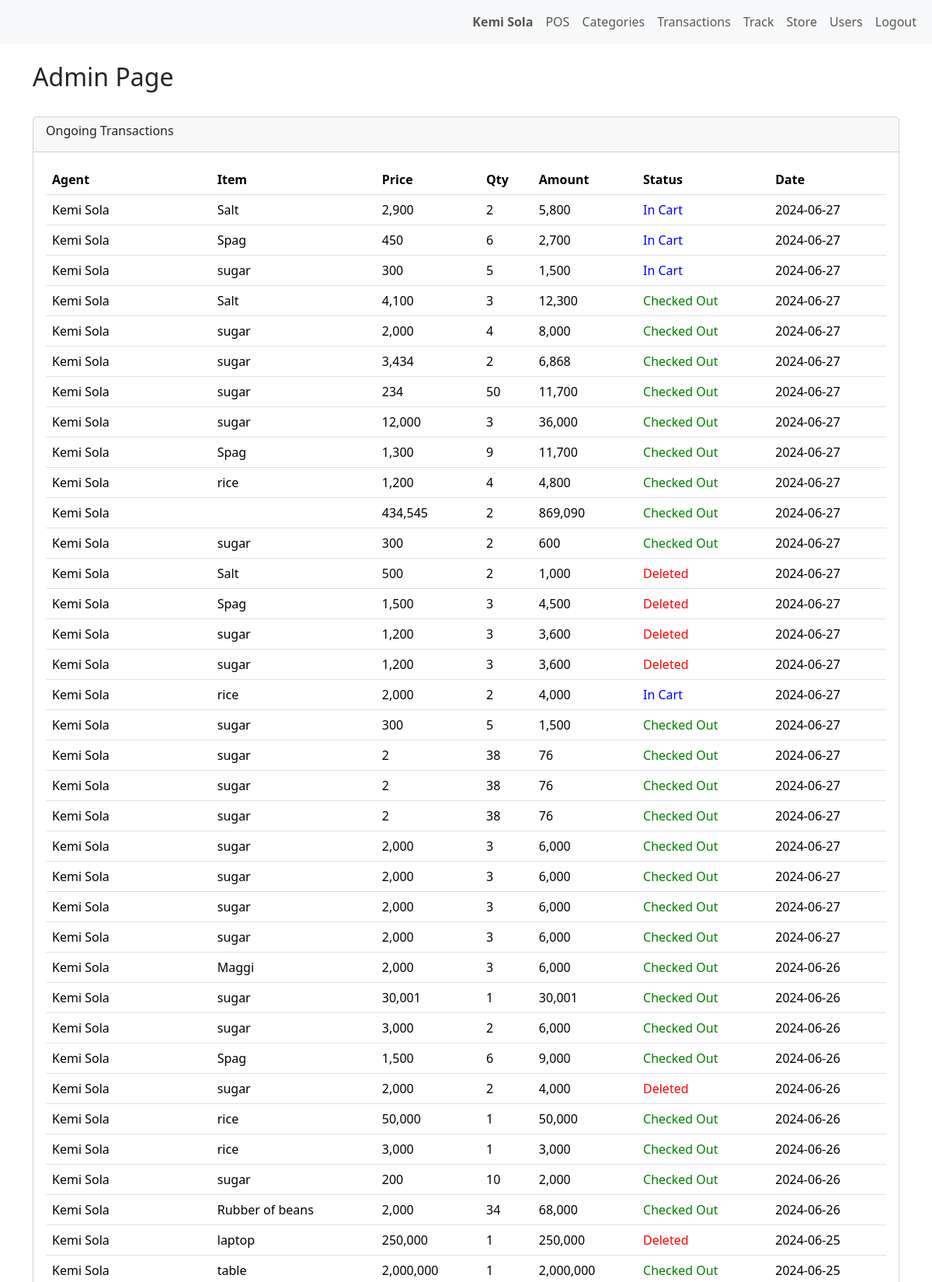
Screenshot of /admin.php (signed in, upper part) with the database file from the repository.
### tables this page shows
CREATE TABLE `user` (
  `sn` bigint(20) UNSIGNED NOT NULL,
  `name` varchar(55) DEFAULT NULL,
  `phone` varchar(24) DEFAULT NULL,
  `email` varchar(55) DEFAULT NULL,
  `password` varchar(40) DEFAULT NULL,
  `status` int(2) NOT NULL DEFAULT 1,
  `bid` int(8) NOT NULL DEFAULT 0,
  `created` timestamp NOT NULL DEFAULT current_timestamp() ON UPDATE current_timestamp(),
  `admin` int(2) NOT NULL DEFAULT 0
);

CREATE TABLE `item` (
  `sn` bigint(20) UNSIGNED NOT NULL,
  `item` varchar(55) DEFAULT NULL,
  `price` int(9) DEFAULT NULL,
  `qty` int(9) DEFAULT NULL,
  `amount` int(9) DEFAULT NULL,
  `salesid` varchar(16) DEFAULT NULL,
  `created` timestamp NOT NULL DEFAULT current_timestamp() ON UPDATE current_timestamp(),
  `status` int(2) NOT NULL DEFAULT 1,
  `bid` int(8) NOT NULL DEFAULT 0,
  `user` int(6) NOT NULL DEFAULT 0
);

### admin.php (the view, shortened to what this page needs)
<?php
include('constant.php');
?>
<!DOCTYPE html>
<html lang="en">
<head>
    <link href="css/bootstrap.min.css" rel="stylesheet">
</head>
<body>
    <?php include('nav.php') ?>
    <div class="container mt-4">
        <div class="row">
            <div class="col-md-12">
                <h2>Admin Page</h2>
            </div>
        </div>
        <div class="row">
            <div class="col-md-12 pt-4 pb-5">
                <div class="card">
                    <div class="card-header">
                        <h6>Ongoing Transactions</h6>
                    </div>
                    <div class="card-body table-responsive">
                        <table class="table">
                            <tr>
                                <th>Agent</th>
                                <th>Item</th>
                                <th>Price</th>
                                <th>Qty</th>
                                <th>Amount</th>
                                <th>Status</th>
                                <th>Date</th>
                            </tr>
                            <?php $total  = 0;
                            $sql = $db->query("SELECT * FROM item WHERE bid='$bid' ORDER BY sn DESC LIMIT 100");
                            while ($row = $sql->fetch_assoc()) { ?>
                                <tr>
                                    <td><?= $sales->User($row['user']) ?></td>
                                    <td><?= $row['item'] ?></td>
                                    <td><?=number_format($row['price']) ?></td>
                                    <td><?= $row['qty'] ?></td>
                                    <td><?= number_format($row["amount"]) ?></td>
                                    <td style=<?php if ($row['status'] == 0) {
                                        echo "color:red";
                                    } elseif ($row['status'] == 1) {
                                        echo "color:blue";
                                    } else {
                                        echo "color:green";
                                    }
                                     ?>><?php status($row['status']) ?></td>
                                    <td><?= substr($row['created'], 0, 10) ?></td>
                                </tr>
                            <?php } ?>
                        </table>
                    </div>
                </div>
            </div>
        </div>
    </div>
</body>
</html>

### constant.php (shortened to what this page needs)
<?php
$db = new mysqli(DB_HOST, DB_USER, DB_PASS, DB_NAME);
$user = $_SESSION['user'] ?? '';
if ($user) {
    $sql = $db->query("SELECT * FROM user WHERE sn = '$user' ");
    $row = mysqli_fetch_assoc($sql);
    $name = $row['name'];
    $bid = $row['bid'];
    $admin = $row['admin'];
}
function status($status)
{
    $rem = "";
    if ($status == 0) {
        $rem = 'Deleted';
    } elseif ($status == 1) {
        $rem = 'In Cart';
    } else {
        $rem = 'Checked Out';
    }
    echo "$rem";
}
class Salesmaster
{
    function User($user, $opt = 'name')
    {
        global $db;
        $sql = $db->query("SELECT * FROM user WHERE sn = '$user' ");
        $row = mysqli_fetch_assoc($sql);
        return mysqli_num_rows($sql) == 1 ? $row[$opt] : '';
    }
}
$sales = new Salesmaster;
?>
<html lang="en">
<head>
    <link href='https://unpkg.com/boxicons@2.1.4/css/boxicons.min.css' rel='stylesheet'>
</head>
<body>
</body>
</html>

### nav.php (shortened to what this page needs)
<!DOCTYPE html>
<html lang="en">
<head>
    <link href="css/bootstrap.min.css" rel="stylesheet">
</head>
<body>
<nav class="navbar navbar-expand-lg bg-body-tertiary">
  <div class="container-fluid">
    <div class="collapse navbar-collapse" id="navbarNav">
    <ul class="navbar-nav ms-auto">
    <a href="#" class="nav-link nav-item fw-bold" style="float:right;">
                        <?= $name ?></a>
                    <?php if ($admin == 1) { ?>
                <li class="nav-item">
                    <a href="sales.php" class="nav-link">POS</a>
                </li>
                <li class="nav-item">
                    <a href="categories.php" class="nav-link">Categories</a>
                </li>
                <li class="nav-item">
                    <a href="transactions.php" class="nav-link">Transactions</a>
                </li>
                <li class="nav-item">
                    <a href="admin.php" class="nav-link">Track</a>
                </li>
                <li class="nav-item">
                    <a href="product.php" class="nav-link">Store</a>
                </li>
                <li class="nav-item">
                    <a href="user.php" class="nav-link">Users</a>
                </li>
                <?php } ?>
                <li class="nav-item">
                    <a href="?logout=true" class="nav-link">Logout</a>
                </li>
            </ul>
    </div>
  </div>
</nav>
</body>
</html>

### rows the page displays
user: name "Kemi Sola"
item: user.name "Kemi Sola", item "Salt", price "2,900", qty "2", amount "5,800", status "In Cart", created "2024-06-27"
item: user.name "Kemi Sola", item "Spag", price "450", qty "6", amount "2,700", status "In Cart", created "2024-06-27"
item: user.name "Kemi Sola", item "sugar", price "300", qty "5", amount "1,500", status "In Cart", created "2024-06-27"
item: user.name "Kemi Sola", item "Salt", price "4,100", qty "3", amount "12,300", status "Checked Out", created "2024-06-27"
item: user.name "Kemi Sola", item "sugar", price "2,000", qty "4", amount "8,000", status "Checked Out", created "2024-06-27"
item: user.name "Kemi Sola", item "sugar", price "3,434", qty "2", amount "6,868", status "Checked Out", created "2024-06-27"
item: user.name "Kemi Sola", item "sugar", price "234", qty "50", amount "11,700", status "Checked Out", created "2024-06-27"
item: user.name "Kemi Sola", item "sugar", price "12,000", qty "3", amount "36,000", status "Checked Out", created "2024-06-27"
item: user.name "Kemi Sola", item "Spag", price "1,300", qty "9", amount "11,700", status "Checked Out", created "2024-06-27"
item: user.name "Kemi Sola", item "rice", price "1,200", qty "4", amount "4,800", status "Checked Out", created "2024-06-27"
item: user.name "Kemi Sola", price "434,545", qty "2", amount "869,090", status "Checked Out", created "2024-06-27"
item: user.name "Kemi Sola", item "sugar", price "300", qty "2", amount "600", status "Checked Out", created "2024-06-27"
item: user.name "Kemi Sola", item "Salt", price "500", qty "2", amount "1,000", status "Deleted", created "2024-06-27"
item: user.name "Kemi Sola", item "Spag", price "1,500", qty "3", amount "4,500", status "Deleted", created "2024-06-27"
item: user.name "Kemi Sola", item "sugar", price "1,200", qty "3", amount "3,600", status "Deleted", created "2024-06-27"
item: user.name "Kemi Sola", item "sugar", price "1,200", qty "3", amount "3,600", status "Deleted", created "2024-06-27"
item: user.name "Kemi Sola", item "rice", price "2,000", qty "2", amount "4,000", status "In Cart", created "2024-06-27"
item: user.name "Kemi Sola", item "sugar", price "300", qty "5", amount "1,500", status "Checked Out", created "2024-06-27"
item: user.name "Kemi Sola", item "sugar", price "2", qty "38", amount "76", status "Checked Out", created "2024-06-27"
item: user.name "Kemi Sola", item "sugar", price "2", qty "38", amount "76", status "Checked Out", created "2024-06-27"
item: user.name "Kemi Sola", item "sugar", price "2", qty "38", amount "76", status "Checked Out", created "2024-06-27"
item: user.name "Kemi Sola", item "sugar", price "2,000", qty "3", amount "6,000", status "Checked Out", created "2024-06-27"
item: user.name "Kemi Sola", item "sugar", price "2,000", qty "3", amount "6,000", status "Checked Out", created "2024-06-27"
item: user.name "Kemi Sola", item "sugar", price "2,000", qty "3", amount "6,000", status "Checked Out", created "2024-06-27"
item: user.name "Kemi Sola", item "sugar", price "2,000", qty "3", amount "6,000", status "Checked Out", created "2024-06-27"
item: user.name "Kemi Sola", item "Maggi", price "2,000", qty "3", amount "6,000", status "Checked Out", created "2024-06-26"
item: user.name "Kemi Sola", item "sugar", price "30,001", qty "1", amount "30,001", status "Checked Out", created "2024-06-26"
item: user.name "Kemi Sola", item "sugar", price "3,000", qty "2", amount "6,000", status "Checked Out", created "2024-06-26"
item: user.name "Kemi Sola", item "Spag", price "1,500", qty "6", amount "9,000", status "Checked Out", created "2024-06-26"
item: user.name "Kemi Sola", item "sugar", price "2,000", qty "2", amount "4,000", status "Deleted", created "2024-06-26"
item: user.name "Kemi Sola", item "rice", price "50,000", qty "1", amount "50,000", status "Checked Out", created "2024-06-26"
item: user.name "Kemi Sola", item "rice", price "3,000", qty "1", amount "3,000", status "Checked Out", created "2024-06-26"
item: user.name "Kemi Sola", item "sugar", price "200", qty "10", amount "2,000", status "Checked Out", created "2024-06-26"
item: user.name "Kemi Sola", item "Rubber of beans", price "2,000", qty "34", amount "68,000", status "Checked Out", created "2024-06-26"
item: user.name "Kemi Sola", item "laptop", price "250,000", qty "1", amount "250,000", status "Deleted", created "2024-06-25"
item: user.name "Kemi Sola", item "table", price "2,000,000", qty "1", amount "2,000,000", status "Checked Out", created "2024-06-25"
